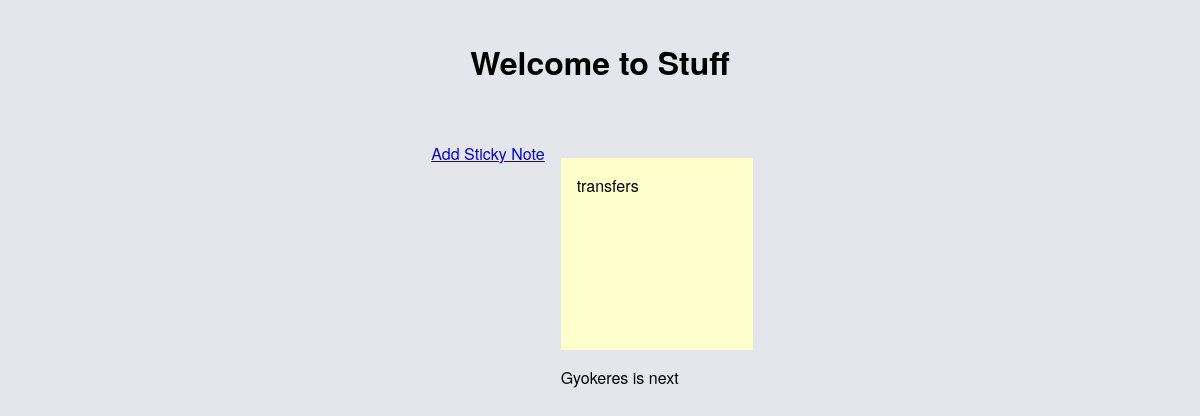
Before: / with the older database file.
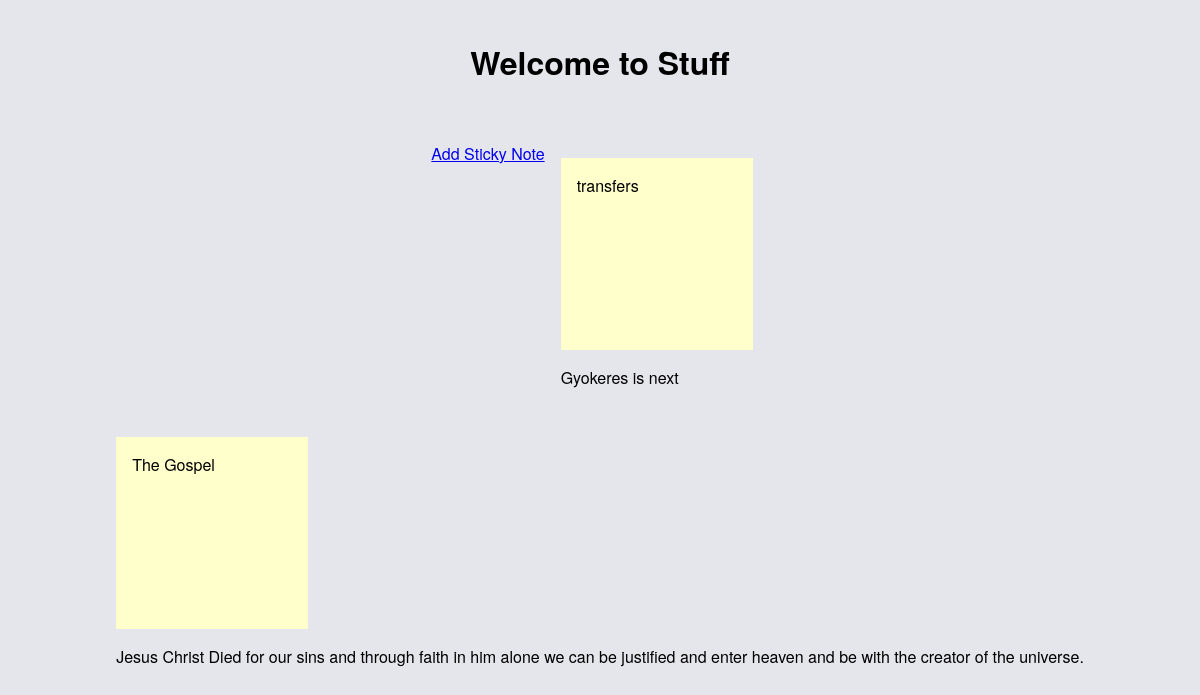
After: the same page with the newer database file.
### sticky/models.py (models this page shows, shortened)
class StickyNote(models.Model):
    title = models.CharField(max_length=200)
    content = models.TextField()
    color_tag = models.CharField(max_length=20, default='yellow', choices=[
        ('yellow', 'Yellow'),
        ('blue', 'Blue'),
        ('green', 'Green'),
        ('pink', 'Pink'),
        ('red', 'Red')
    ])
    created_at = models.DateTimeField(auto_now_add=True)
    updated_at = models.DateTimeField(auto_now=True)
    topic = models.ForeignKey(
                                'Topic', on_delete=models.CASCADE, null=True,
                                blank=True
                                )

### sticky/views.py (the view)
# urls.py: path('', sticky_list, name='sticky_list'),
def sticky_list(request):
    notes = StickyNote.objects.all()
    return render(request, 'sticky/sticky_list.html', {'notes': notes})

### sticky/templates/sticky/sticky_list.html (shortened to what this page needs)
{% extends 'base.html' %}
{% block content %}
  <ul>
    <a href="{% url 'sticky_create' %}">Add Sticky Note</a>
    {% for note in notes %}
      <li>
        <a href="{% url 'sticky_detail' pk=note.pk %}">{{ note.title }}</a>
        <p>
          {{ note.content }}
        </p>
      </li>
    {% endfor %}
  </ul>
{% endblock %}

### sticky/templates/base.html (shortened to what this page needs)
{% load static %}
<!DOCTYPE html>
<html lang="en">
  <head>
    <link rel="stylesheet" href="{% static 'sticky/style.css' %}" />
  </head>
  <body>
    <header>
      <h1>
        {% block header %}
           Welcome to Stuff
        {% endblock header %}
      </h1>
    </header>
    <main>
      {% block content %}
      {% endblock content %}
    </main>
  </body>
</html>

### sticky/static/sticky/style.css (style rules this page uses)
body { font-family: "Helvetica Neue", Helvetica, Arial, sans-serif; background: rgb(229, 229, 236) }
header { color: black; padding: 10px; text-align: center; }
main { margin: 25px; }
ul { list-style-type: none; padding: 0; }
li { margin-bottom: 20px; }
ul { display: flex; flex-wrap: wrap; justify-content: center; }
ul li a { text-decoration:none; color:#000; background:#ffc; display:block; height:10em; width:10em; padding:1em; }
ul li { margin:1em; }

Changed rows visible on the page:
added StickyNote: title "The Gospel", content "Jesus Christ Died for our sins and through faith in him alone we can be justified and enter heaven and be with the creator of the universe."
